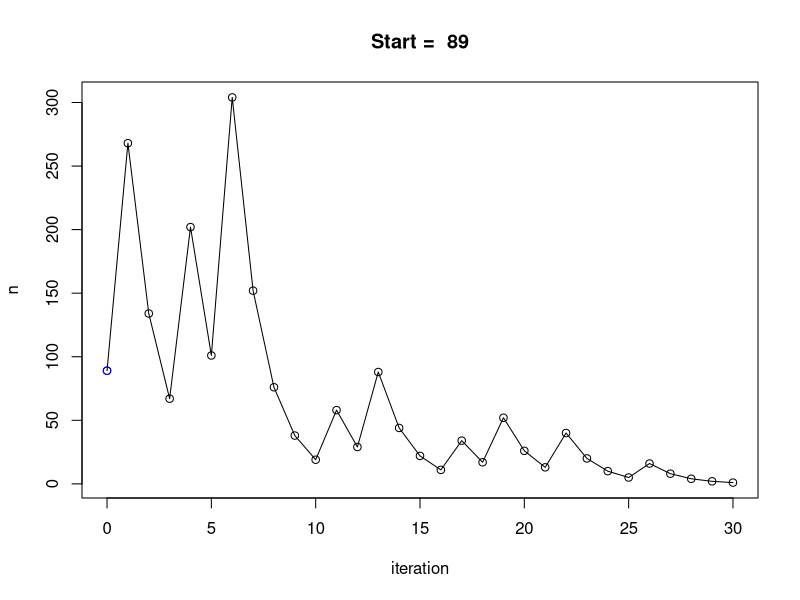

The R script that drew this image:
#rm(list=ls()) #clear workspace
N <- 89                             #starting value
n <- list()                         #create placeholder for list of sequence
s <- 0                              #set up iteration counter
n[[length(n)+1]] = list(s = s, N=N) #ad intial value to list, defined as iteration zero


repeat{                         # start of loop        
  s <- s+1                      # iteration counter
  if(N %% 2 ==0){ N <- N/2      # if number is even, divide by 2
  } else{N <- 3*N+1             # else, apply formular 3*n+1
  }
  n[[length(n)+1]] = list(s = s, N=N) # saves sequence in a list
  end <- N                         # store last calculated value in end variable
  #print(N)                       # outcomment if you want the sequence to be printed
  
  if(end==1) {                  # Break condition of repeat-loop
                                # if the value that was calculated last is equal to 1, the problem is stuck in 3x+1 problem
    break                       # i.e., if last value = 1, repeat loop is entering the sequence: 1 -> 4 -> 2 -> 1
  }
}

sequence <- dplyr::bind_rows(n) #store sequence as data frame

#simple plot of sequence
plot(sequence$N~sequence$s,
     xlab="iteration",
     ylab="n",
     xlim=c(min(sequence$s),max(sequence$s)),
     main=paste("Start = ",as.character(sequence$N[1])));lines(sequence$N~sequence$s); points(sequence$N[1]~sequence$s[1],col="blue")

